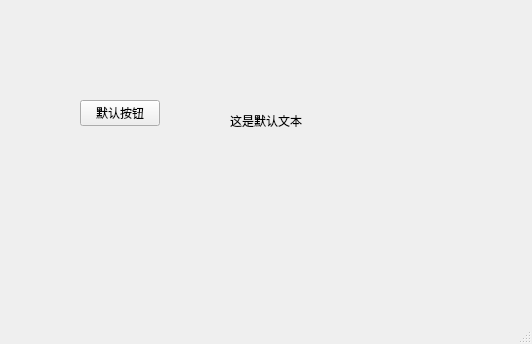
<?xml version="1.0" encoding="UTF-8"?>
<ui version="4.0">
 <class>MainWindow</class>
 <widget class="QMainWindow" name="MainWindow">
  <property name="geometry">
   <rect>
    <x>0</x>
    <y>0</y>
    <width>532</width>
    <height>344</height>
   </rect>
  </property>
  <property name="windowTitle">
   <string>MainWindow</string>
  </property>
  <widget class="QWidget" name="centralwidget">
   <widget class="QPushButton" name="pushButton">
    <property name="geometry">
     <rect>
      <x>80</x>
      <y>100</y>
      <width>80</width>
      <height>26</height>
     </rect>
    </property>
    <property name="text">
     <string>默认按钮</string>
    </property>
   </widget>
   <widget class="QLabel" name="label">
    <property name="geometry">
     <rect>
      <x>230</x>
      <y>100</y>
      <width>151</width>
      <height>41</height>
     </rect>
    </property>
    <property name="text">
     <string>这是默认文本</string>
    </property>
   </widget>
  </widget>
  <widget class="QMenuBar" name="menubar">
   <property name="geometry">
    <rect>
     <x>0</x>
     <y>0</y>
     <width>532</width>
     <height>23</height>
    </rect>
   </property>
  </widget>
  <widget class="QStatusBar" name="statusbar"/>
 </widget>
 <resources/>
 <connections/>
</ui>
